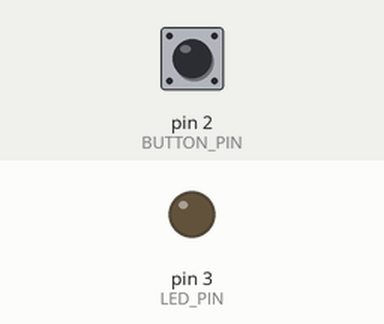
Recording of a sketch running on a simulated Arduino Uno, built with avr-gcc and run on an emulated ATmega328P. On the bench: output pins drawn as LEDs (lit = HIGH). The inputs (shaded band) are chosen by the test bench; at power-on: pin 2 (BUTTON_PIN) HIGH.

Above: at 1.2 s.
1.3 s: pin 2 (BUTTON_PIN) pulled LOW for 0.15 s
At 1.37 s:
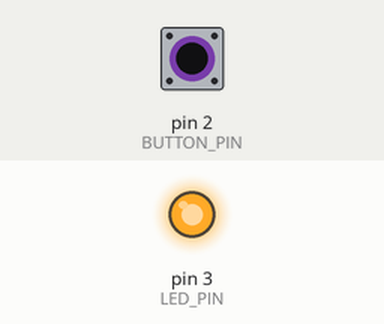
2.9 s: pin 2 (BUTTON_PIN) pulled LOW for 3.2 s
At 6.6 s:
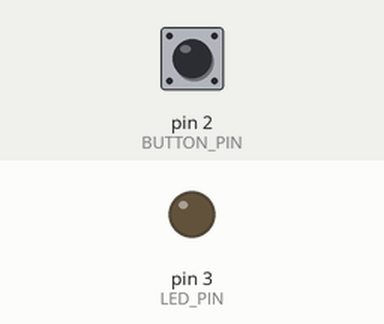
Timing chart, 0 to 8.1 s (numbered marks = the images above; inputs shaded):
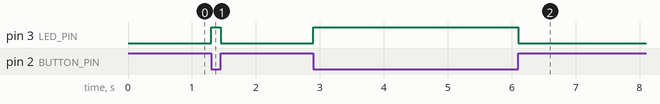

The sketch:

button_and_led.ino
```cpp
#define LED_PIN 3
#define BUTTON_PIN 2

void setup() {
  pinMode(LED_PIN, OUTPUT);
  pinMode(BUTTON_PIN, INPUT_PULLUP);
}

void loop() {
  if (digitalRead(BUTTON_PIN) == false) {
    digitalWrite(LED_PIN, HIGH);
  } else {
    digitalWrite(LED_PIN, LOW);
  }
}
```

Measured:
- after the input at 1.3 s, pin 3 (LED_PIN): LOW → HIGH at once, → LOW 0.15 s later
- after the input at 2.9 s, pin 3 (LED_PIN): LOW → HIGH at once, → LOW 3.2 s later
